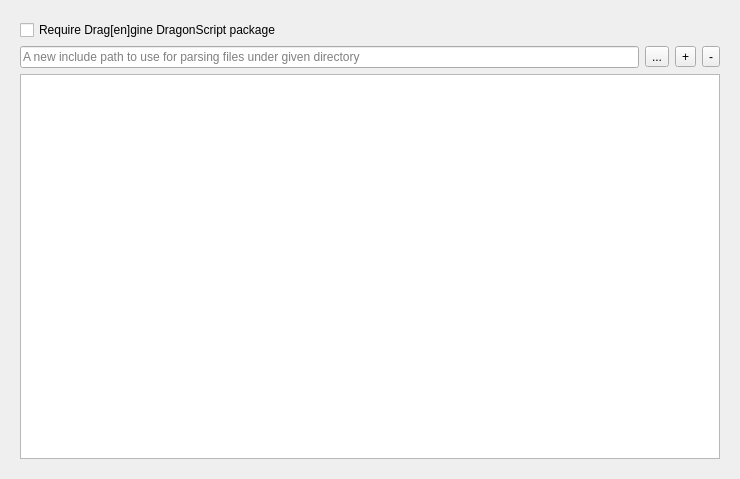
<?xml version="1.0" encoding="UTF-8"?>
<ui version="4.0">
 <class>ProjectConfig</class>
 <widget class="QWidget" name="ProjectConfig">
  <property name="geometry">
   <rect>
    <x>0</x>
    <y>0</y>
    <width>740</width>
    <height>479</height>
   </rect>
  </property>
  <layout class="QVBoxLayout" name="verticalLayout">
   <item>
    <widget class="QFrame" name="frame">
     <layout class="QGridLayout" name="gridLayout">
      <item row="0" column="0">
       <layout class="QVBoxLayout" name="verticalLayout_2" stretch="0,0,1">
        <item>
         <widget class="QCheckBox" name="chkRequireDragenginePackage">
          <property name="enabled">
           <bool>true</bool>
          </property>
          <property name="text">
           <string>Require Drag[en]gine DragonScript package</string>
          </property>
         </widget>
        </item>
        <item>
         <layout class="QHBoxLayout" name="horizontalLayout_2" stretch="1,0,0,0">
          <item>
           <widget class="QLineEdit" name="editPathInclude">
            <property name="toolTip">
             <string>A new include path to use for parsing files under given directory</string>
            </property>
            <property name="placeholderText">
             <string>A new include path to use for parsing files under given directory</string>
            </property>
           </widget>
          </item>
          <item>
           <widget class="QToolButton" name="btnPathIncludeSelect">
            <property name="sizePolicy">
             <sizepolicy hsizetype="Minimum" vsizetype="Fixed">
              <horstretch>0</horstretch>
              <verstretch>0</verstretch>
             </sizepolicy>
            </property>
            <property name="text">
             <string>...</string>
            </property>
           </widget>
          </item>
          <item>
           <widget class="QToolButton" name="btnPathIncludeAdd">
            <property name="text">
             <string>+</string>
            </property>
           </widget>
          </item>
          <item>
           <widget class="QToolButton" name="btnPathIncludeRemove">
            <property name="text">
             <string>-</string>
            </property>
           </widget>
          </item>
         </layout>
        </item>
        <item>
         <widget class="QListView" name="listPathInclude">
          <property name="alternatingRowColors">
           <bool>false</bool>
          </property>
          <property name="uniformItemSizes">
           <bool>true</bool>
          </property>
         </widget>
        </item>
       </layout>
      </item>
     </layout>
    </widget>
   </item>
  </layout>
 </widget>
 <resources/>
 <connections/>
</ui>
